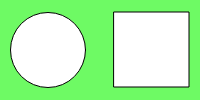
Frame 1 (no input)
Frame 60 (no input): identical to frame 1, image omitted
Frame 120 (the mouse pressed at the canvas centre since frame 60): identical to frame 1, image omitted

The p5.js sketch that drew this single still picture (run headless with seeded random() and noise() and a simulated clock; from frame 60 on, the mouse is pressed at the canvas centre):

// p5.js sketch
// ── sketch.js
function setup() {
  createCanvas(200, 100);
}

function draw() {
  background(110, 250, 100);
  circle(48, 50, 75)
  rect(114, 12, 75, 75)
}
